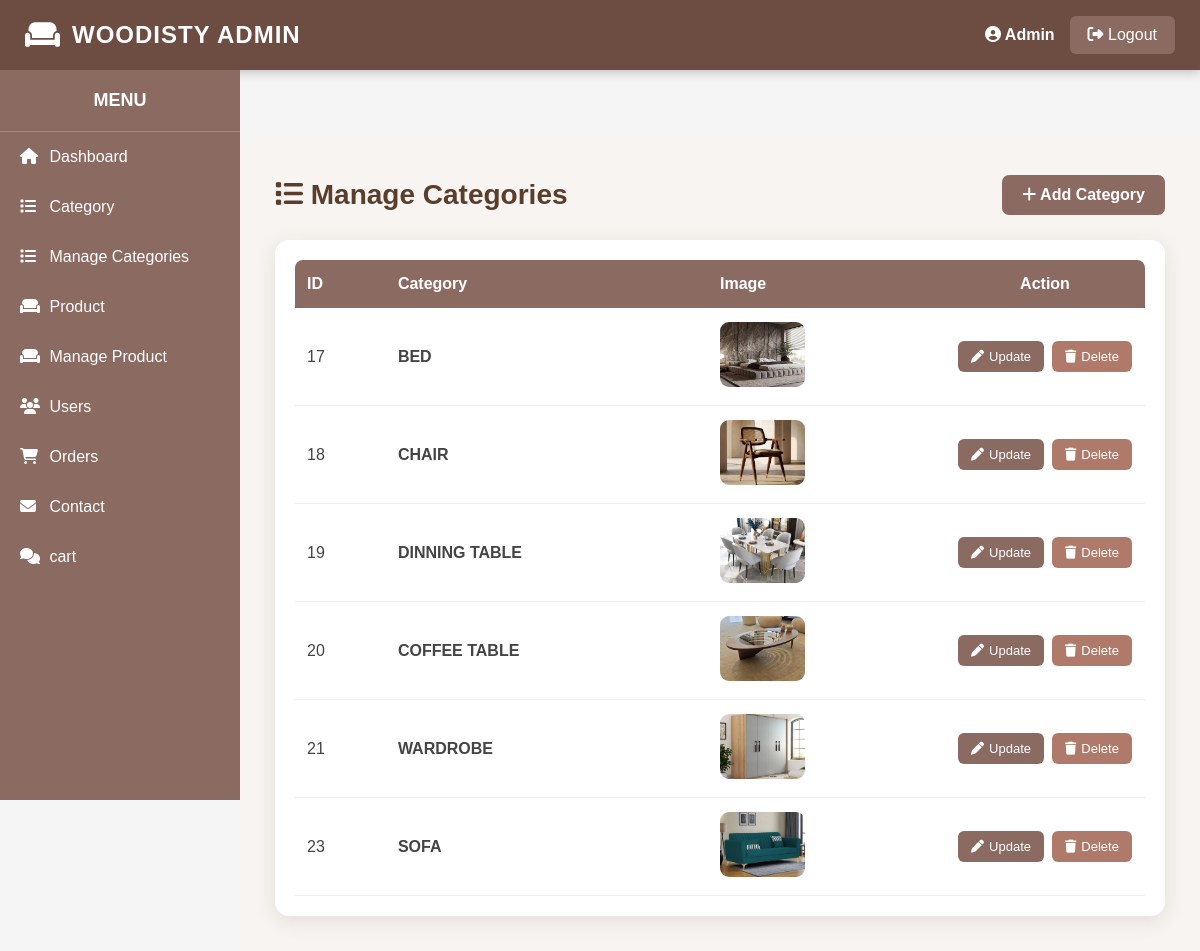
The app's page /admin/manage_category.php (signed in) with its own data.
### tables this page shows
CREATE TABLE `category` (
  `id` int(11) NOT NULL,
  `category_name` varchar(100) NOT NULL,
  `category_image` varchar(255) NOT NULL
);

### admin/manage_category.php (the view, shortened to what this page needs)
<?php
include("../connection.php");
include("heder.php");
include("sidebar.php");
?>
<div class="content">
    <div class="page-header">
        <h2>
            <i class="fas fa-list"></i>
            Manage Categories
        </h2>
        <a href="category.php" class="add-btn">
            <i class="fas fa-plus"></i>
            Add Category
        </a>
    </div>
    <div class="category-table-box">
        <table class="category-table">
            <tr>
                <th>ID</th>
                <th>Category</th>
                <th>Image</th>
                <th>Action</th>
            </tr>
            <?php
            $result = mysqli_query(
                $con,
                "SELECT * FROM category ORDER BY id ASC"
            );
            if(mysqli_num_rows($result) > 0)
            {
                while($row = mysqli_fetch_assoc($result))
                {
            ?>
            <tr>
                <td>
                    <?php echo $row['id']; ?>
                </td>
                <td class="category-name">
                    <?php echo $row['category_name']; ?>
                </td>
                <td>
                    <img
                        class="category-img"
                        src="../images/category/<?php echo $row['category_image']; ?>"
                    >
                </td>
                <td>
                    <div class="action-buttons">
                        <a
                            href="edit_categroy.php?id=<?php echo $row['id']; ?>"
                            class="update-btn"
                        >
                            <i class="fas fa-pen"></i>
                            Update
                        </a>
                       <a
    href="delet_category.php?id=<?php echo $row['id']; ?>"
    class="delete-btn"
    onclick="return confirm('Are you sure you want to delete this category and all its products?');"
>
    <i class="fas fa-trash"></i>
    Delete
</a>
                    </div>
                </td>
            </tr>
            <?php
                }
            }
            ?>
        </table>
    </div>
</div>
</body>
</html>

### admin/heder.php (shortened to what this page needs)
<!DOCTYPE html>
<html>
<head>
<link rel="stylesheet" href="https://cdnjs.cloudflare.com/ajax/libs/font-awesome/6.5.2/css/all.min.css">
</head>
<body>
<div class="header">
    <div class="logo">
        <i class="fas fa-couch"></i>
        <h2>WOODISTY ADMIN</h2>
    </div>
    <div class="right">
        <span class="admin-name">
            <i class="fas fa-user-circle"></i> Admin
        </span>
        <a href="logout.php">
            <i class="fas fa-sign-out-alt"></i> Logout
        </a>
    </div>
</div>

### admin/sidebar.php (shortened to what this page needs)
<link rel="stylesheet" href="https://cdnjs.cloudflare.com/ajax/libs/font-awesome/6.5.2/css/all.min.css">
<div class="sidebar">
<h3>MENU</h3>
<a href="dashboard.php">
    <i class="fas fa-house"></i> Dashboard
</a>
<a href="category.php">
    <i class="fas fa-list"></i> Category
</a>
<a href="manage_category.php" class="manage-btn">
    <i class="fas fa-list"></i>
    Manage Categories
</a>
<a href="add_product.php">
    <i class="fas fa-couch"></i> Product
</a>
<a href="manage_product.php">
    <i class="fas fa-couch"></i>  Manage Product
</a>
<a href="user.php">
    <i class="fas fa-users"></i> Users
</a>
<a href="order.php">
    <i class="fas fa-cart-shopping"></i> Orders
</a>
<a href="contact.php">
    <i class="fas fa-envelope"></i> Contact
</a>
<a href="add_cart.php">
    <i class="fas fa-comments"></i> cart
</a>
</div>

### admin/heder.php (style rules this page uses)
* { margin:0; padding:0; box-sizing:border-box; font-family:Arial,sans-serif; }
body { background:#f5f5f5; }
.header { width:100%; height:70px; background:#6D4C41; color:white; display:flex; justify-content:space-between; align-items:center; padding:0 25px; box-shadow:0 3px 10px rgba(0,0,0,.2); }
.logo { display:flex; align-items:center; gap:12px; }
.logo i { font-size:28px; }
.logo h2 { font-size:24px; letter-spacing:1px; }
.right { display:flex; align-items:center; gap:15px; }
.admin-name { font-size:16px; font-weight:bold; }
.header a { color:white; text-decoration:none; background:#8B6B61; padding:10px 18px; border-radius:6px; transition:.3s; }

### admin/sidebar.php (style rules this page uses)
.sidebar { width:240px; height:calc(100vh - 70px); background:#8B6B61; position:fixed; left:0; top:70px; overflow:auto; }
.sidebar h3 { color:#fff; text-align:center; padding:20px 0; border-bottom:1px solid rgba(255,255,255,.2); font-size:18px; }
.sidebar a { display:block; padding:16px 20px; text-decoration:none; color:#fff; font-size:16px; transition:.3s; }
.sidebar a i { width:25px; }
.content { margin-left:240px; margin-top:70px; padding:30px; }

### admin/manage_category.php (style rules this page uses)
.content { margin-left:240px; margin-top:70px; padding:35px; background:#f7f4f1; min-height:calc(100vh - 70px); }
.page-header { display:flex; justify-content:space-between; align-items:center; margin-bottom:25px; }
.page-header h2 { margin:0; color:#5a3e2b; font-size:28px; }
.add-btn { background:#8B6B61; color:white; padding:11px 20px; text-decoration:none; border-radius:7px; font-weight:bold; }
.category-table-box { background:white; padding:20px; border-radius:14px; box-shadow:0 5px 20px rgba(90,62,43,.12); overflow-x:auto; }
.category-table { width:100%; border-collapse:separate; border-spacing:0; }
.category-table th { background:#8B6B61; color:white; padding:15px 12px; text-align:left; }
.category-table th:last-child { text-align:center; width:200px; }
.category-table th:first-child { border-top-left-radius:8px; }
.category-table th:last-child { border-top-right-radius:8px; }
.category-table td { padding:14px 12px; border-bottom:1px solid #eee; color:#444; vertical-align:middle; }
.category-img { width:85px; height:65px; object-fit:cover; border-radius:9px; }
.category-name { font-weight:bold; color:#5a3e2b; }
.action-buttons { display:flex; justify-content:center; gap:8px; white-space:nowrap; }
.update-btn, .delete-btn { display:inline-flex; align-items:center; gap:5px; padding:8px 13px; color:white; text-decoration:none; border-radius:6px; font-size:13px; }
.update-btn { background:#8B6B61; }
.delete-btn { background:#B07A6A; }

### records on screen
category: id "17", category_name "BED", category_image (picture)
category: id "18", category_name "CHAIR", category_image (picture)
category: id "19", category_name "DINNING TABLE", category_image (picture)
category: id "20", category_name "COFFEE TABLE", category_image (picture)
category: id "21", category_name "WARDROBE", category_image (picture)
category: id "23", category_name "SOFA", category_image (picture)
